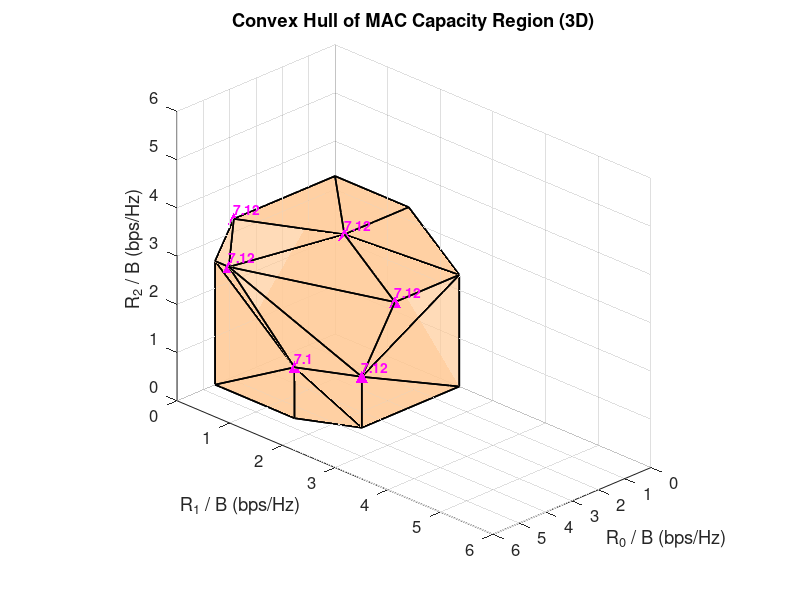

Here is the MATLAB script that generated this plot:
clear; clc; close all;

% === (1) 평면상의 9개 점 정의 ===
P_plane = [
    4.5536, 0,      0;        % R1 only
    0,      2.3596, 0;        % R2 only
    4.5536, 1.5072, 0;        % R1->R2 (corner_xy_r)
    3.7012, 2.3596, 0;        % R2->R1 (corner_xy_b)

    0,      0,      3.2753;   % R3 only
    0,      2.3596, 2.3150;   % R2->R3 (corner_yz_r)
    0,      1.3992, 3.2753;   % R3->R2 (corner_yz_b)

    4.5536, 0,      2.5636;   % R1->R3 (corner_xz_r)
    3.8419, 0,      3.2753;   % R3->R1 (corner_xz_b)
];

% === (2) 지붕 상단 6개 점 정의 ===
P_roof = [
    4.5536, 1.5072, 1.0564;   % p3d_xy_r
    3.7012, 2.3596, 1.0564;   % p3d_xy_b
    2.4433, 2.3596, 2.3150;   % p3d_yz_r
    2.4423, 1.3992, 3.2753;   % p3d_yz_b
    4.5536, 0.2621, 2.5636;   % p3d_xz_r
    3.8419, 0.0000, 3.2753;   % p3d_xz_b
];

% === (3) 전체 점 병합 ===
P = [P_plane; P_roof];

% === (4) Convex Hull 계산 ===
K = convhull(P(:,1), P(:,2), P(:,3));

% === (5) 3D Convex Polyhedron 그리기 ===
figure(); hold on; grid on; camzoom(0.7);
trisurf(K, P(:,1), P(:,2), P(:,3), ...
        'FaceAlpha', 0.7, ...
        'FaceColor', [1 0.8 0.6], ...
        'EdgeColor', 'k', ...
        'LineWidth', 1.2);

% === (6) 시각화 설정 ===
xlabel('R_0 / B (bps/Hz)', 'FontSize', 12);
ylabel('R_1 / B (bps/Hz)', 'FontSize', 12);
zlabel('R_2 / B (bps/Hz)', 'FontSize', 12);
title('Convex Hull of MAC Capacity Region (3D)', 'FontSize', 14);
axis vis3d;
xlim([0 6]); ylim([0 6]); zlim([0 6]);
view([-45, 25]);
set(gca, ...
    'XDir', 'reverse', ...
    'YDir', 'reverse', ...
    'BoxStyle', 'full', ...
    'FontSize', 12);

% === (6.5) 지붕 점 마커 및 Sum Rate 표시 ===
C_sum = 7.12;
scatter3(P_roof(:,1), P_roof(:,2), P_roof(:,3), ...
         80, '^', 'filled', 'MarkerFaceColor', 'm');

% 각 지붕 점에 sum rate 표시
for i = 1:size(P_roof,1)
    pt = P_roof(i,:);
    text(pt(1), pt(2), pt(3)+0.2, sprintf('%.2f', C_sum), ...
         'FontSize', 10, 'Color', 'm', 'FontWeight', 'bold');
end

% === (7) EPS 저장 ===
print(gcf, 'fig/hw7_com_convex_hull_3D_prec.eps', '-depsc2');
